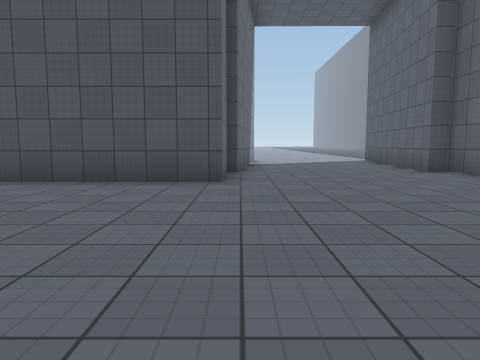
view 1 (above)

24 first-person views from a walk through a Unity game level. The camera is 1.2 m above the floor, tilts 6° down and sees 70° across. The floor is counted in squares, 2 m on a side. Each view is taken from the middle of a square. On the plan, view 1 faces up. The plan holds only what a view shows up to about 10 squares ahead; the rest is blank. The place goes on beyond the plan. Surface patterns are stand-ins for the level's own textures.

view 2
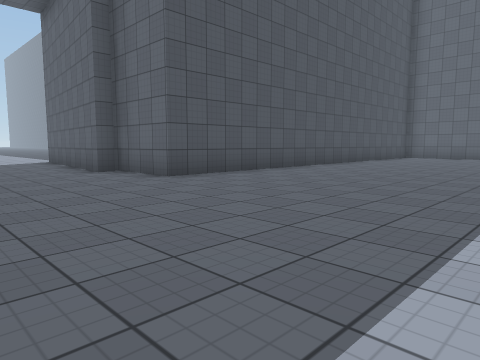

view 3
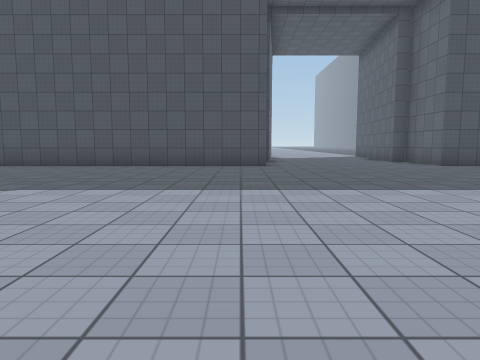

view 4
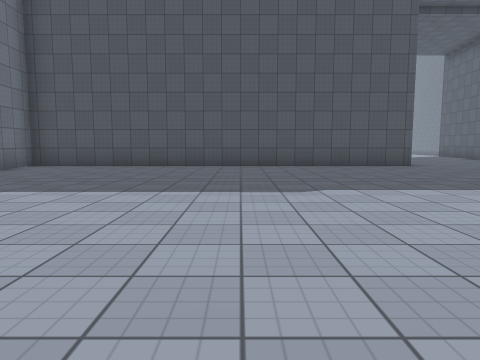

view 5
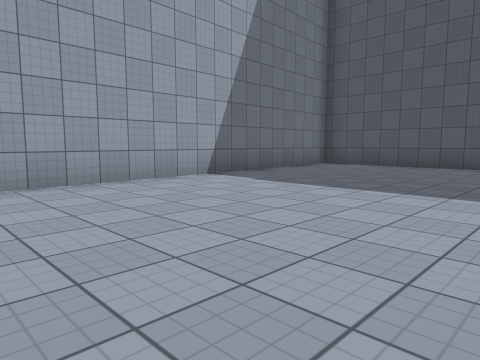

view 6
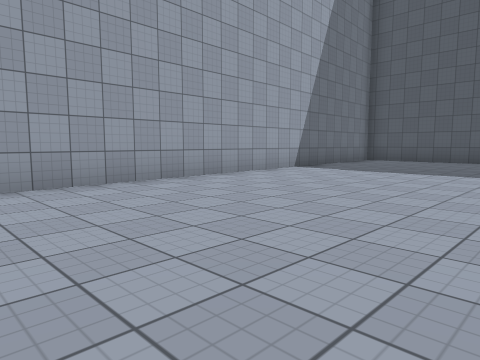

view 7
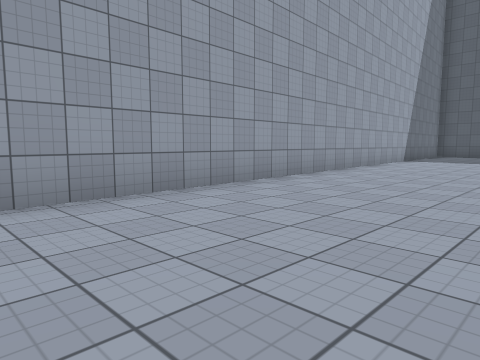

view 8
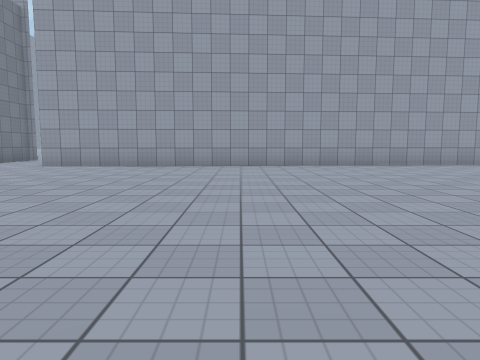

view 9
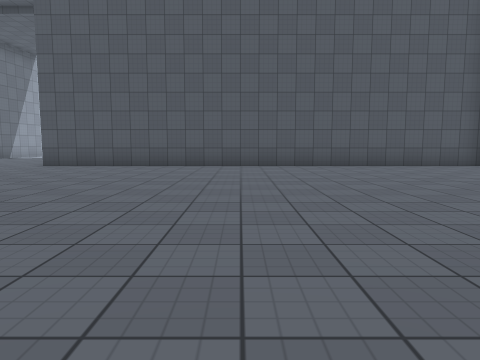

view 10
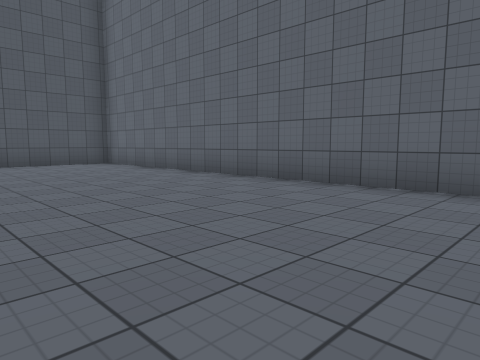

view 11
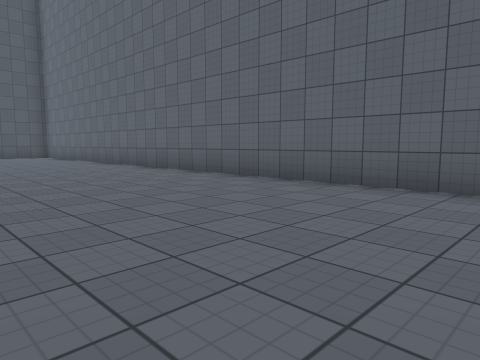

view 12
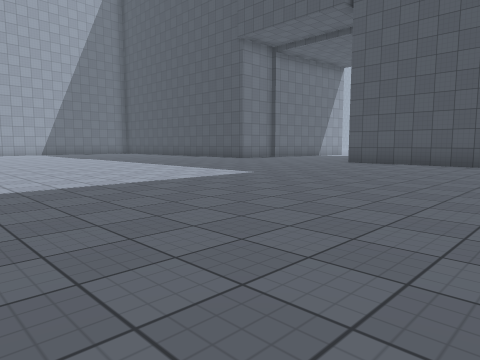

view 13
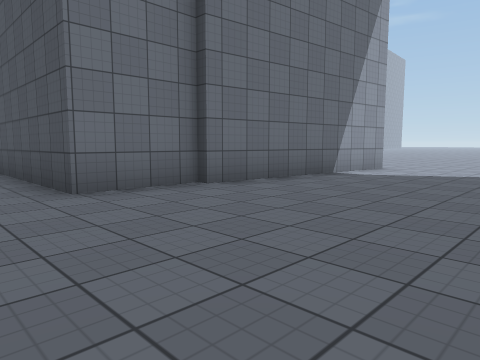

view 14
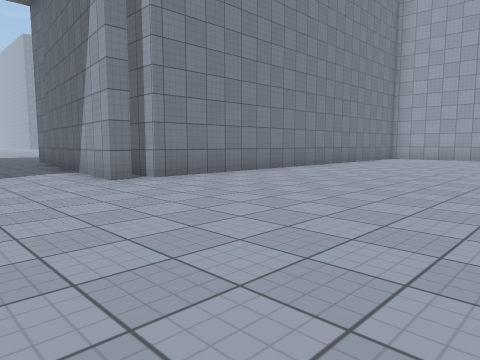

view 15
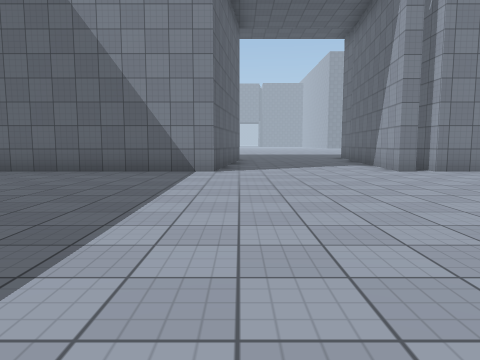

view 16
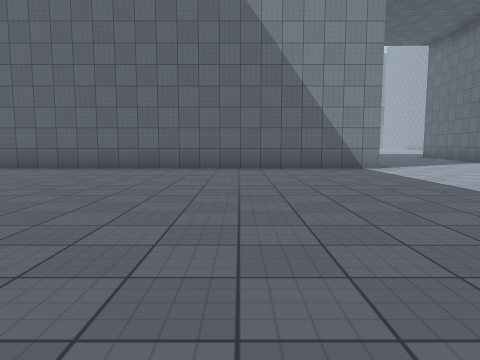

view 17
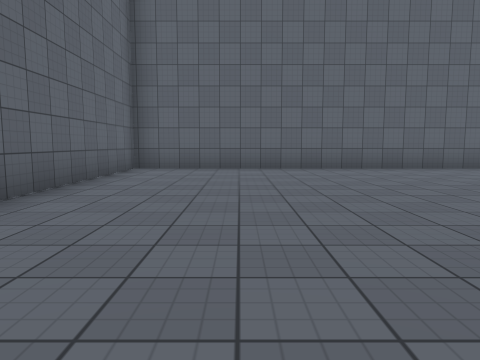

view 18
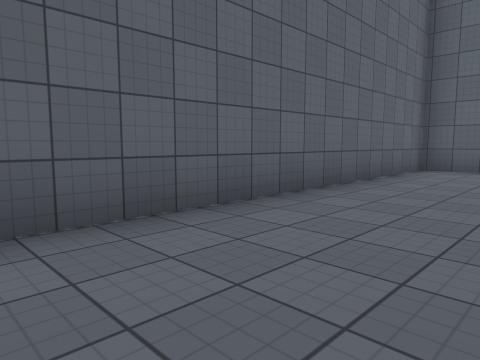

view 19
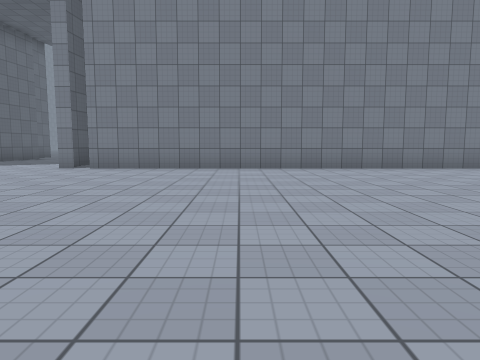

view 20
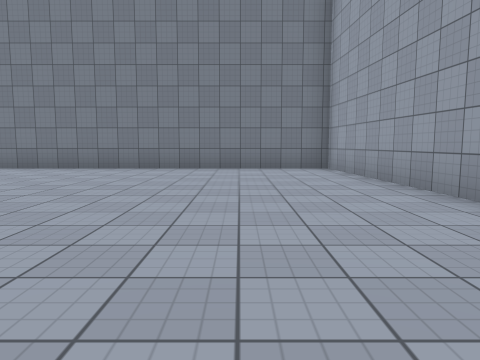

view 21
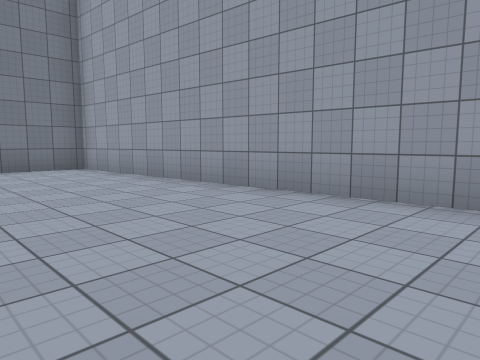

view 22
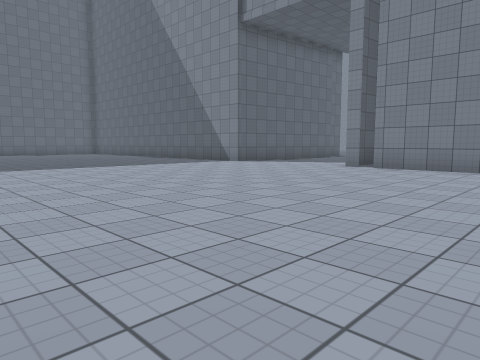

view 23
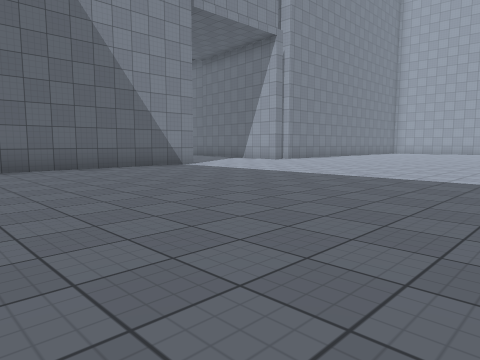

view 24
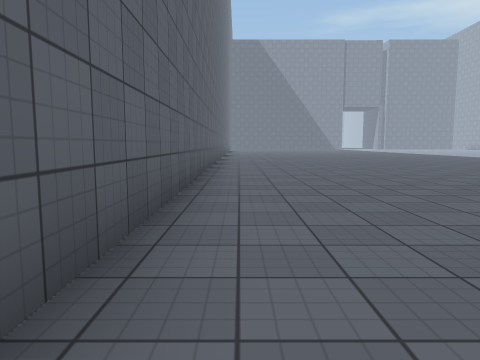

### Floor plan
Points are (right, up) in squares from view 1. A wall is a line through its corners. A room is listed if a view was taken in it or the views show most of it. See-through windows are left out.
Room 1 (views 1, 2, 3, 4, 5, 6, 7, 8, 9, 10, 11, 12, 13, 24)
walls: (4.5, 7.3) (4, 7.3) (4.2, 9.3); (-0.3, 7.4) (-0.3, 5.4) (-10.7, 5.4) (-9.1, -20.3); (16.8, -16.9) (16.7, 4.6); (0.3, 10.5) (-0.1, 7.3); (16.6, 5.4) (4.6, 5.4) (4.6, 7.8)
ways out: opening at (2, 10.7) to room 2
Room 2 (views 14, 15, 16, 17, 18, 19, 20, 21, 22, 23)
walls: (0, 12.5) (0.5, 12.5) (0.3, 10.5); (4.2, 9.3) (4.6, 12.5) (16.6, 12.5) (16.6, 20.7); (-11.7, 20.4) (-11.2, 12.5) (-0.3, 12.5) (-0.3, 11.6)
ways out: opening at (2, 10.7) to room 1

Where each view was taken, in squares from view 1:
view 1: 0 up, 0 right, facing up
view 2: 0 up, 1 right, facing up-right
view 3: 4 down, 1 left, facing up
view 4: 4 down, 5 left, facing up
view 5: 4 down, 5 left, facing up-left
view 6: 7 down, 5 left, facing up-left
view 7: 12 down, 6 left, facing up-left
view 8: 15 down, 0 right, facing left
view 9: 4 down, 10 right, facing up
view 10: 5 down, 12 right, facing up-right
view 11: 11 down, 12 right, facing up-right
view 12: 5 down, 10 right, facing up-left
view 13: 4 up, 4 right, facing up-left
view 14: 18 up, 3 right, facing down-left
view 15: 20 up, 4 right, facing down
view 16: 21 up, 8 right, facing down
view 17: 21 up, 14 right, facing down
view 18: 21 up, 14 right, facing down-right
view 19: 21 up, 4 left, facing down
view 20: 21 up, 9 left, facing down
view 21: 21 up, 8 left, facing down-left
view 22: 21 up, 4 left, facing down-right
view 23: 21 up, 11 right, facing down-left
view 24: 7 down, 16 right, facing down
